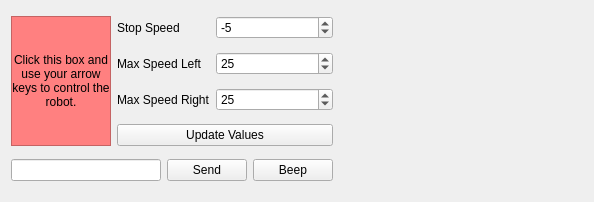
<ui version="4.0" >
 <class>RobotControllerClass</class>
 <widget class="QDialog" name="RobotControllerClass" >
  <property name="geometry" >
   <rect>
    <x>0</x>
    <y>0</y>
    <width>594</width>
    <height>202</height>
   </rect>
  </property>
  <property name="windowTitle" >
   <string>Helper Controller</string>
  </property>
  <layout class="QGridLayout" name="gridLayout" >
   <property name="topMargin" >
    <number>9</number>
   </property>
   <property name="bottomMargin" >
    <number>9</number>
   </property>
   <item rowspan="4" row="0" column="0" >
    <widget class="QLabel" name="label" >
     <property name="sizePolicy" >
      <sizepolicy vsizetype="Expanding" hsizetype="Preferred" >
       <horstretch>0</horstretch>
       <verstretch>0</verstretch>
      </sizepolicy>
     </property>
     <property name="focusPolicy" >
      <enum>Qt::StrongFocus</enum>
     </property>
     <property name="styleSheet" >
      <string notr="true" >QWidget:focus {
	background-color: rgb(128, 200, 128);
}
QWidget:!focus {
	background-color: rgb(255, 128, 128);
}</string>
     </property>
     <property name="frameShape" >
      <enum>QFrame::StyledPanel</enum>
     </property>
     <property name="text" >
      <string>Click this box and use your arrow keys to control the robot.</string>
     </property>
     <property name="alignment" >
      <set>Qt::AlignCenter</set>
     </property>
     <property name="wordWrap" >
      <bool>true</bool>
     </property>
    </widget>
   </item>
   <item row="0" column="1" colspan="2" >
    <widget class="QLabel" name="label_2" >
     <property name="text" >
      <string>Stop Speed</string>
     </property>
    </widget>
   </item>
   <item row="0" column="3" colspan="2" >
    <widget class="QSpinBox" name="spnStop" >
     <property name="minimum" >
      <number>-100</number>
     </property>
     <property name="maximum" >
      <number>100</number>
     </property>
     <property name="value" >
      <number>-5</number>
     </property>
    </widget>
   </item>
   <item rowspan="5" row="0" column="5" >
    <widget class="WgtSonar" native="1" name="wgtSonar" >
     <property name="sizePolicy" >
      <sizepolicy vsizetype="Preferred" hsizetype="Expanding" >
       <horstretch>0</horstretch>
       <verstretch>0</verstretch>
      </sizepolicy>
     </property>
     <layout class="QHBoxLayout" name="horizontalLayout" >
      <item>
       <widget class="QLabel" name="label_5" >
        <property name="text" >
         <string/>
        </property>
        <property name="pixmap" >
         <pixmap resource="icons.qrc" >:/Images/Helper.png</pixmap>
        </property>
        <property name="scaledContents" >
         <bool>false</bool>
        </property>
        <property name="alignment" >
         <set>Qt::AlignCenter</set>
        </property>
       </widget>
      </item>
     </layout>
    </widget>
   </item>
   <item row="1" column="1" colspan="2" >
    <widget class="QLabel" name="label_3" >
     <property name="text" >
      <string>Max Speed Left</string>
     </property>
    </widget>
   </item>
   <item row="1" column="3" colspan="2" >
    <widget class="QSpinBox" name="spnMSL" >
     <property name="minimum" >
      <number>0</number>
     </property>
     <property name="maximum" >
      <number>100</number>
     </property>
     <property name="value" >
      <number>25</number>
     </property>
    </widget>
   </item>
   <item row="2" column="1" colspan="2" >
    <widget class="QLabel" name="label_4" >
     <property name="text" >
      <string>Max Speed Right</string>
     </property>
    </widget>
   </item>
   <item row="2" column="3" colspan="2" >
    <widget class="QSpinBox" name="spnMSR" >
     <property name="minimum" >
      <number>0</number>
     </property>
     <property name="maximum" >
      <number>100</number>
     </property>
     <property name="value" >
      <number>25</number>
     </property>
    </widget>
   </item>
   <item row="3" column="1" colspan="4" >
    <widget class="QPushButton" name="btnUpdateValues" >
     <property name="text" >
      <string>Update Values</string>
     </property>
     <property name="autoDefault" >
      <bool>false</bool>
     </property>
    </widget>
   </item>
   <item row="4" column="0" colspan="2" >
    <widget class="QLineEdit" name="txtCommand" />
   </item>
   <item row="4" column="2" colspan="2" >
    <widget class="QPushButton" name="btnSend" >
     <property name="text" >
      <string>Send</string>
     </property>
     <property name="autoDefault" >
      <bool>false</bool>
     </property>
    </widget>
   </item>
   <item row="4" column="4" >
    <widget class="QPushButton" name="btnBeep" >
     <property name="focusPolicy" >
      <enum>Qt::ClickFocus</enum>
     </property>
     <property name="text" >
      <string>Beep</string>
     </property>
     <property name="checkable" >
      <bool>true</bool>
     </property>
     <property name="autoDefault" >
      <bool>false</bool>
     </property>
    </widget>
   </item>
  </layout>
 </widget>
 <layoutdefault spacing="6" margin="11" />
 <customwidgets>
  <customwidget>
   <class>WgtSonar</class>
   <extends>QWidget</extends>
   <header>wgtSonar.h</header>
   <container>1</container>
  </customwidget>
 </customwidgets>
 <tabstops>
  <tabstop>btnBeep</tabstop>
  <tabstop>label</tabstop>
  <tabstop>spnStop</tabstop>
  <tabstop>spnMSL</tabstop>
  <tabstop>spnMSR</tabstop>
  <tabstop>btnUpdateValues</tabstop>
  <tabstop>txtCommand</tabstop>
  <tabstop>btnSend</tabstop>
 </tabstops>
 <resources>
  <include location="icons.qrc" />
 </resources>
 <connections/>
</ui>
